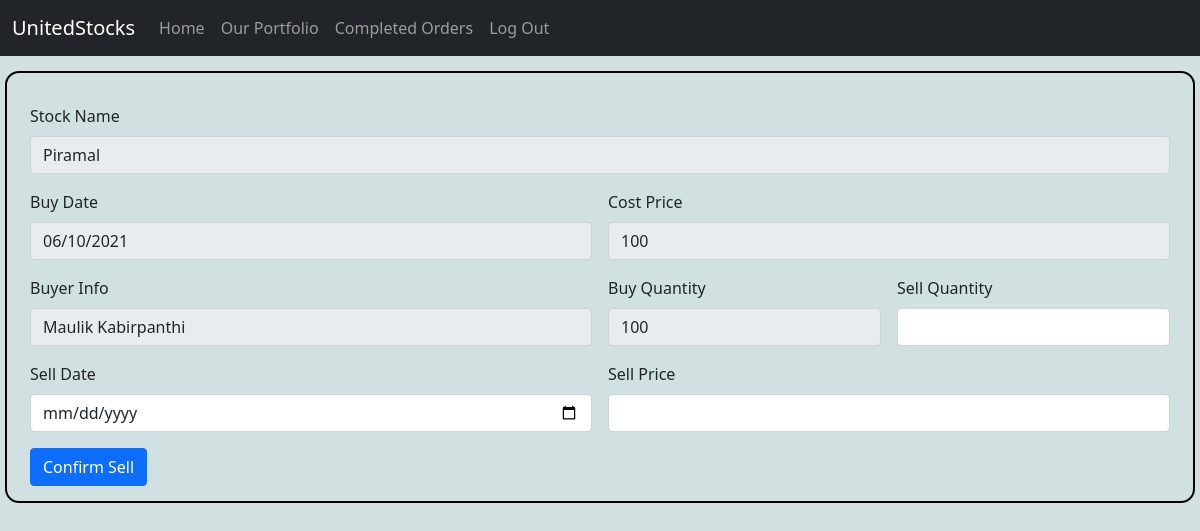
The page /Sold.php?sid=5 on the database as committed earlier.
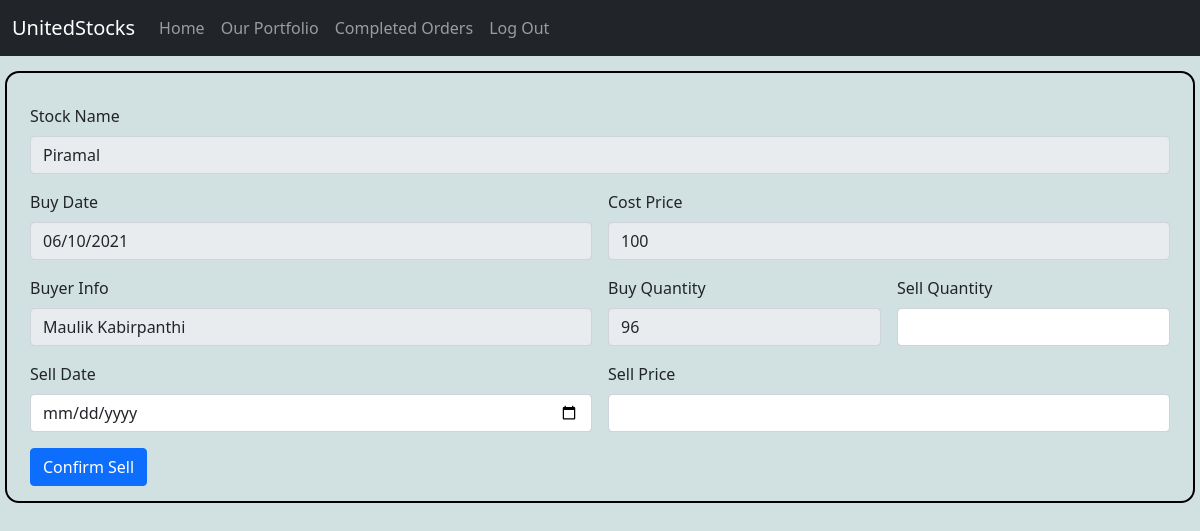
The same page on the database as committed later.
### tables this page shows
CREATE TABLE `unitedstocks` (
  `id` int(11) NOT NULL,
  `BuyDate` date NOT NULL,
  `Stock Name` varchar(100) NOT NULL,
  `Quantity` int(100) NOT NULL,
  `Price` double NOT NULL,
  `Buyer Info` varchar(50) NOT NULL,
  `UpdatedBy` varchar(10) NOT NULL,
  `Status` int(10) NOT NULL
);

### Sold.php (the view, shortened to what this page needs)
<?php
    include('conn.php');
    if(isset($_GET['sid']) && $_GET['sid']!="")
    {
        $sid=$_GET['sid'];
        $sql="SELECT * FROM `unitedstocks` where `unitedstocks`.id=$sid";
        $result = $conn->query($sql);
        $row = $result->fetch_assoc();
    }
    else
    {
        echo "Stock id not found";
    }
?>
<!doctype html>
<html lang="en">
  <head>
    <link href="https://cdn.jsdelivr.net/npm/bootstrap@5.0.2/dist/css/bootstrap.min.css" rel="stylesheet">
  </head>
  <body>
    <nav class="navbar navbar-expand-lg navbar-dark bg-dark">
        <div class="container-fluid">
            <a class="navbar-brand" href="#">UnitedStocks</a>
            <div class="collapse navbar-collapse" id="navbarNav">
            <ul class="navbar-nav">
                <li class="nav-item">
                <a class="nav-link" aria-current="page" href="index.php">Home</a>
                </li>
                <li class="nav-item">
                <a class="nav-link" href="Portfolio.php">Our Portfolio</a>
                </li>
                <li class="nav-item">
                <a class="nav-link" href="CompletedOrders.php">Completed Orders</a>
                </li>
                <li class="nav-item">
                <a class="nav-link" href="logout.php">Log Out</a>
                </li>
            </ul>
            </div>
        </div>
    </nav>
    <form class="row g-3" id="Sell-form" onsubmit="return validateForm()" method="POST">
        <div class="col-12">
          <label for="StockName" class="form-label">Stock Name</label>
          <input type="text" class="form-control" id="StockName" name="StockName" value="<?php echo $row['Stock Name']; ?>" readonly>
        </div>
        <div class="col-md-6">
            <label for="BuyDate" class="form-label">Buy Date</label>
            <input type="date" class="form-control" id="BuyDate" name="BuyDate" value="<?php echo $row['BuyDate']; ?>" readonly>
        </div>
        <div class="col-md-6">
            <label for="CostPrice" class="form-label">Cost Price</label>
            <input type="number" min="1" step="0.01" class="form-control" id="CostPrice" name="CostPrice" value="<?php echo $row['Price']; ?>" readonly>
        </div>
        <div class="col-6">
            <label for="BuyerInfo" class="form-label">Buyer Info</label>
            <input type="text" class="form-control" id="BuyerInfo" name="BuyerInfo" value="<?php echo $row['Buyer Info']; ?>" readonly>
        </div>
        <div class="col-md-3">
            <label for="Buy Quantity" class="form-label">Buy Quantity</label>
            <input type="number" min="1" class="form-control" id="Buy Quantity" name="BuyQuantity" value="<?php echo $row['Quantity']; ?>" readonly>
        </div>
        <div class="col-md-3">
            <label for="Sell Quantity" class="form-label">Sell Quantity</label>
            <input type="number" min="1" class="form-control" id="SellQuantity" name="SellQuantity" required>
        </div>
        <div class="col-md-6">
            <label for="SellDate" class="form-label">Sell Date</label>
            <input type="date" class="form-control" id="SellDate" name="SellDate" required>
        </div>
        <div class="col-md-6">
            <label for="SellPrice" class="form-label">Sell Price</label>
            <input type="number" min="0.01" step="0.01" class="form-control" id="SellPrice" name="SellPrice" required>
        </div>
        <div class="col-12">
            <button type="SUBMIT" class="btn btn-primary" id="SUBMIT" value="SUBMIT">Confirm Sell</button>
        </div>
    </form>
  </body>
</html>

Rows that differ between the two databases and show on the page:
changed unitedstocks "Piramal": BuyQuantity "100" → "96"
